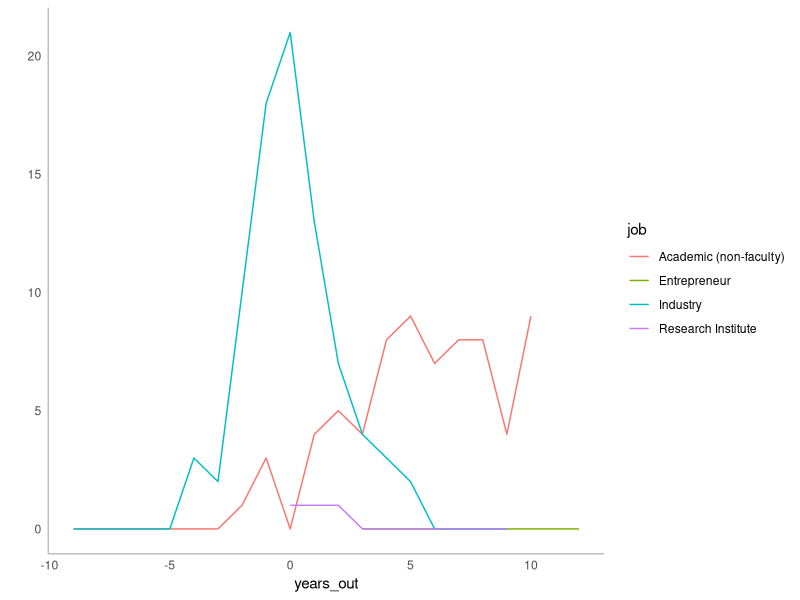
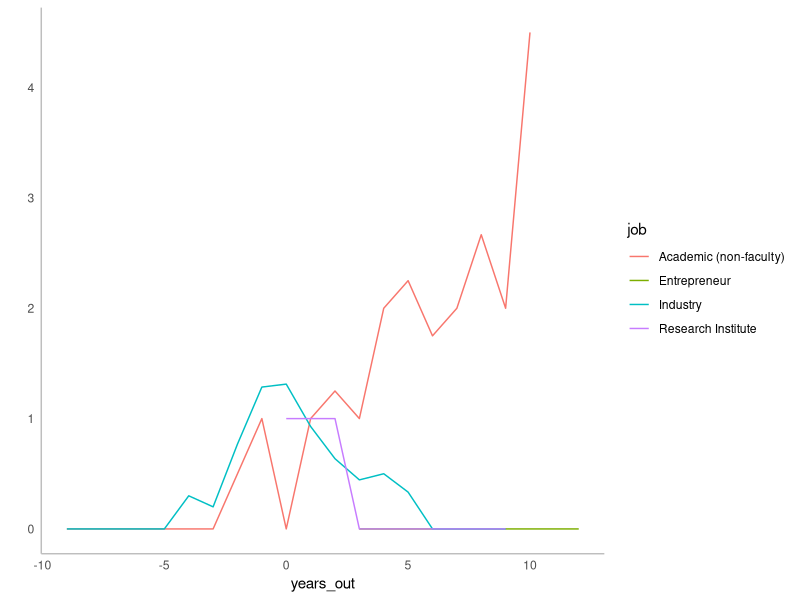
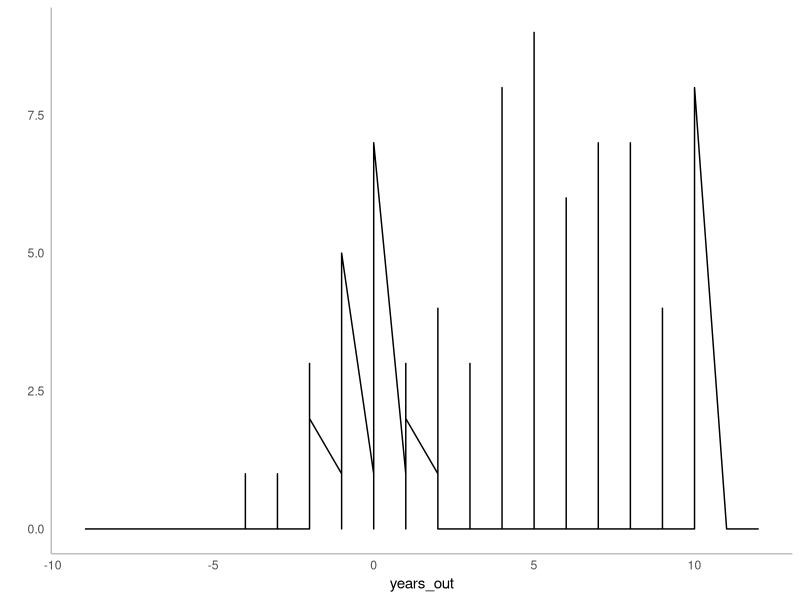

The R script that drew these images, in order:
library(tidyverse)
library(dplyr)
library(ggplot2)


##############     read dataset, for testing. This dataset ("full_df_papers_by_year") was produced by test_SciVal_app.R   #########

full_df <- read.csv("full_df_papers_by_year.csv")
full_df

################################   produce tidy dataset, for plotting  #############

tidy_df <- full_df %>%
  pivot_longer(
    cols = starts_with("X"),
    names_to = "year",
    values_to = "papers",
    values_drop_na = TRUE)
tidy_df

tidy_df <- tidy_df %>% mutate(across('year', str_replace, 'X', ''))
tidy_df <- transform(tidy_df, year = as.numeric(year))
tidy_df <- mutate(tidy_df, years_out = year - finish)
full_metric_list <- c('ID', 'gender', 'Tags', 'job')
tidy_df <- tidy_df %>% mutate(across(full_metric_list, ~as.factor(.)))
tidy_df <- tidy_df %>%
  mutate(across(where(is.numeric), ~ ifelse(is.na(.), 0, .)))
as_tibble(tidy_df)


#############   calculate total number of papers for each value of years_out and grouping  #########

tidy_sum <- tidy_df %>% 
  group_by(job, years_out) %>%
  summarise(number = n(), papers = sum(papers))
tidy_sum

#############   calculate average number of papers for each value of years_out and grouping  #########

tidy_sum_avg <- mutate(tidy_sum, avg_papers = papers/number)
tidy_sum_avg

#############   plot total number of papers for each years_out and grouping  #########

tidy_sum %>% 
  
  ggplot(aes(x = years_out, y = papers,
             group = job, color = job)) +
  geom_line()+
  theme_minimal() +
  theme(panel.border = element_blank(), 
        panel.grid.major = element_blank(),
        panel.grid.minor = element_blank(), 
        axis.line = element_line(colour = "gray")) +
  ylab("") +
  theme(plot.title = element_text(hjust = 0.5), plot.subtitle = element_text(hjust = 0.5))


#############   plot average number of papers for each years_out and grouping  #########

tidy_sum_avg %>% 
  
  ggplot(aes(x = years_out, y = avg_papers,
             group = job, color = job)) +
  geom_line()+
  theme_minimal() +
  theme(panel.border = element_blank(), 
        panel.grid.major = element_blank(),
        panel.grid.minor = element_blank(), 
        axis.line = element_line(colour = "gray")) +
  ylab("") +
  theme(plot.title = element_text(hjust = 0.5), plot.subtitle = element_text(hjust = 0.5))


##########  plot everything

tidy_df %>% 
  
  ggplot(aes(x = years_out, y = papers)) +
  geom_line()+
  theme_minimal() +
  theme(panel.border = element_blank(), 
        panel.grid.major = element_blank(),
        panel.grid.minor = element_blank(), 
        axis.line = element_line(colour = "gray")) +
  ylab("") +
  theme(plot.title = element_text(hjust = 0.5), plot.subtitle = element_text(hjust = 0.5))

